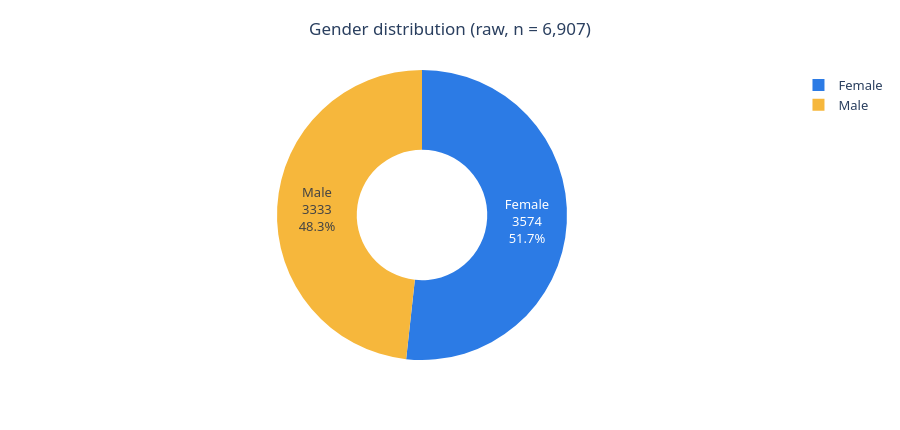
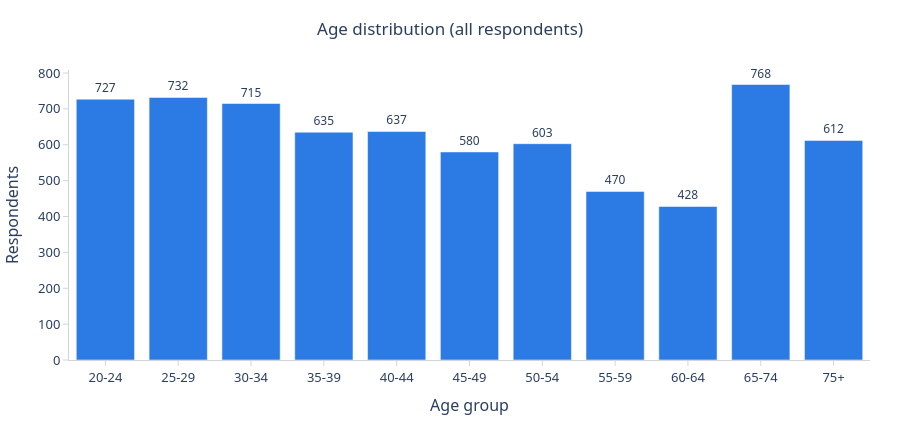
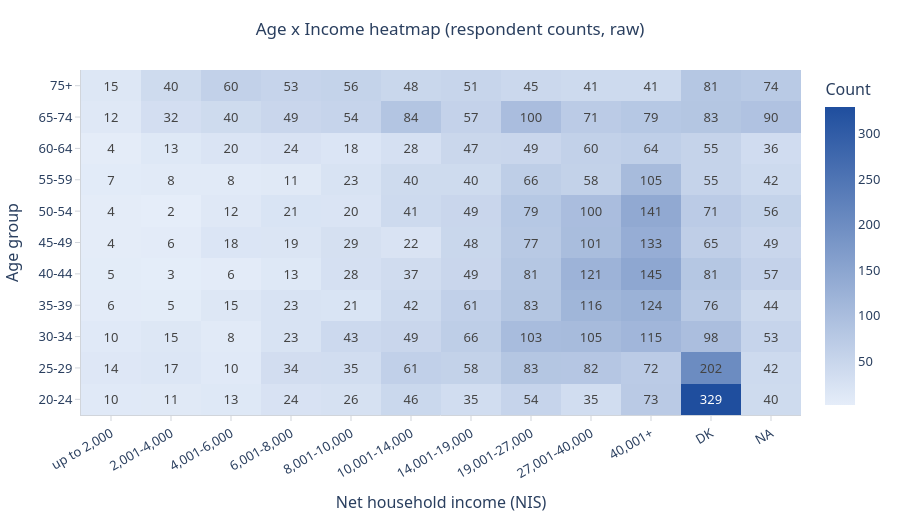
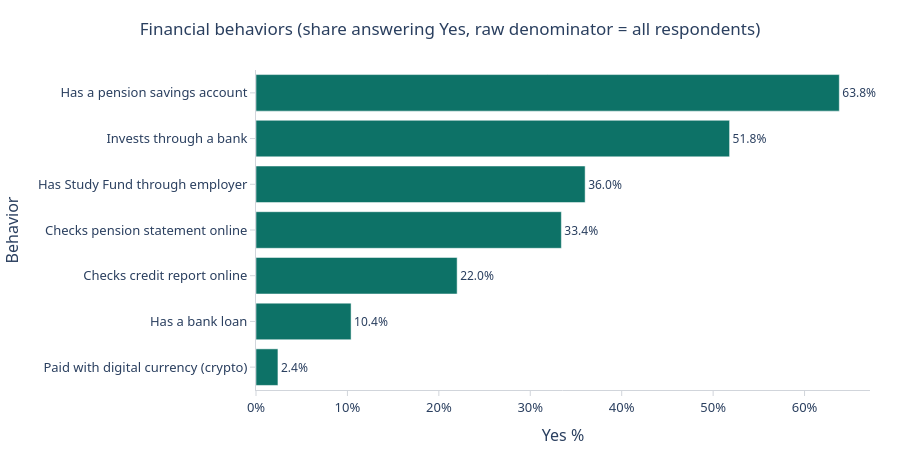

Here is the notebook cell these charts were saved with, in order:
### Code cell
# 4. Build all Plotly figures for the dashboard. Data used exactly as-is.

FIGS = {}

def _clean(fig, height=430):
    """Remove all gridlines and zero-lines; set consistent typography and margins."""
    fig.update_layout(
        height=height, margin=dict(t=70, r=30, b=70, l=60),
        font=dict(family="Segoe UI, Arial", size=13),
        title=dict(font=dict(size=17), x=0.5, xanchor="center"),
        plot_bgcolor="white", paper_bgcolor="white",
    )
    fig.update_xaxes(showgrid=False, zeroline=False, showline=True,
                     linecolor="#d1d5db", ticks="outside", tickcolor="#d1d5db")
    fig.update_yaxes(showgrid=False, zeroline=False, showline=True,
                     linecolor="#d1d5db", ticks="outside", tickcolor="#d1d5db")
    return fig

def _label_v(fig, series):
    """Attach value labels above vertical bars."""
    fig.update_traces(text=[f"{int(v):,}" for v in series], textposition="outside",
                      cliponaxis=False, textfont=dict(size=12))
    return fig

def register(key, fig):
    """Save fig in FIGS memory AND display it inline in the notebook."""
    FIGS[key] = fig
    fig.show()
    return fig

# --- Demographics
gender_counts = (df["Minn"].map({1: "Male", 2: "Female"}).fillna("Other/unspecified")
                 .value_counts().rename_axis("Gender").reset_index(name="Count"))
fig = px.pie(gender_counts, names="Gender", values="Count",
             title=f"Gender distribution (raw, n = {len(df):,})",
             color_discrete_sequence=["#2c7be5", "#f6b73c", "#9CA3AF"], hole=0.45)
fig.update_traces(textinfo="percent+label+value", textfont_size=13)
register("fig-gender", _clean(fig))

age_order = [AGE_LABELS[k] for k in sorted(AGE_LABELS)]
age_counts = (df["Gil"].map(AGE_LABELS).value_counts().reindex(age_order)
              .rename_axis("Age group").reset_index(name="Respondents"))
fig = px.bar(age_counts, x="Age group", y="Respondents",
             title="Age distribution (all respondents)")
# Fixed solid color instead of a gradient - avoids the near-white bars for the
# lowest counts which were unreadable.
fig.update_traces(marker_color="#2c7be5")
_label_v(fig, age_counts["Respondents"])
register("fig-age", _clean(fig))

# Age x Income HEATMAP (raw counts, all codes preserved as columns/rows)
# Y axis flipped: youngest at bottom, oldest at top - matches the natural
# "age grows upward" reading of a chart.
ages_labeled = df["Gil"].map({**AGE_LABELS, 888888: "DK", 999999: "NA"})
incs_labeled = df["HachnasaKoleletNeto"].map({**INCOME_LABELS, 888888: "DK", 999999: "NA"})
crosstab = pd.crosstab(ages_labeled, incs_labeled)
row_order = age_order + [x for x in ["DK", "NA"] if x in crosstab.index]
col_order = [INCOME_LABELS[k] for k in sorted(INCOME_LABELS)] + [x for x in ["DK", "NA"] if x in crosstab.columns]
crosstab = crosstab.reindex(index=[r for r in row_order if r in crosstab.index],
                             columns=[c for c in col_order if c in crosstab.columns])
fig = px.imshow(crosstab, text_auto=True, aspect="auto",
                origin="lower",  # 20-24 at bottom, 75+ at top
                color_continuous_scale=[[0, "#e5edf9"], [1, "#1f4e9e"]],  # darker range
                labels=dict(x="Net household income (NIS)", y="Age group", color="Count"),
                title="Age x Income heatmap (respondent counts, raw)")
fig.update_layout(xaxis_tickangle=-30)
register("fig-heatmap", _clean(fig, height=520))

# --- Financial Behavior
records = []
for var, label in BEHAVIOR_ITEMS:
    yes_pct = round(float((df[var] == 1).mean() * 100), 1)
    records.append({"Behavior": label, "Yes %": yes_pct})
behavior_df = pd.DataFrame(records).sort_values("Yes %")
fig = px.bar(behavior_df, x="Yes %", y="Behavior", orientation="h",
             title="Financial behaviors (share answering Yes, raw denominator = all respondents)")
fig.update_traces(marker_color="#0d7267",
                  text=[f"{v}%" for v in behavior_df["Yes %"]],
                  textposition="outside", cliponaxis=False, textfont=dict(size=12))
fig.update_layout(xaxis_ticksuffix="%")
register("fig-behaviors", _clean(fig, height=460))

sat_map_raw = {**SAT_LABELS, 888888: "Don't know (888888)"}
sat_order = [SAT_LABELS[k] for k in sorted(SAT_LABELS)] + ["Don't know (888888)"]
sat_counts = (df["MerutzeTichnunFinPrisha"].map(sat_map_raw)
              .value_counts().reindex(sat_order)
              .rename_axis("Satisfaction").reset_index(name="Respondents"))
fig = px.bar(sat_counts, x="Satisfaction", y="Respondents",
             title="Satisfaction with retirement financial planning (raw)",
             color="Respondents", color_continuous_scale="RdYlGn_r")
fig.update_layout(coloraxis_showscale=False)
_label_v(fig, sat_counts["Respondents"])
register("fig-satisfaction", _clean(fig))

lo_map_raw = {**LEFTOVER_LABELS, 888888: "Don't know (888888)"}
lo_order = [LEFTOVER_LABELS[k] for k in sorted(LEFTOVER_LABELS)] + ["Don't know (888888)"]
lo_counts = (df["NisharKesef"].map(lo_map_raw).value_counts().reindex(lo_order)
             .rename_axis("End of month status").reset_index(name="Respondents"))
fig = px.bar(lo_counts, x="End of month status", y="Respondents",
             title="Financial slack at end of month (raw)",
             color="Respondents", color_continuous_scale="RdYlGn_r")
fig.update_layout(coloraxis_showscale=False, xaxis_tickangle=-15)
_label_v(fig, lo_counts["Respondents"])
register("fig-leftover", _clean(fig))

# --- Retirement Readiness
by_age_series = df.groupby(df["Gil"].map(AGE_LABELS))["MerutzeTichnunFinPrisha"].apply(
    lambda s: (s.isin([3, 4]).sum() / len(s) * 100)).reindex(age_order)
by_age_df = by_age_series.rename_axis("Age group").reset_index(name="Not satisfied (%)")
fig = px.line(by_age_df, x="Age group", y="Not satisfied (%)", markers=True,
              text=[f"{v:.0f}%" for v in by_age_df["Not satisfied (%)"]],
              title="Share NOT satisfied with retirement financial planning, by age (raw)")
fig.update_traces(line=dict(color="#e55353", width=3), marker=dict(size=10),
                  textposition="top center", textfont=dict(size=11, color="#111827"))
fig.update_layout(yaxis_ticksuffix="%", yaxis_range=[0, 100])
register("fig-satage", _clean(fig))

by_inc_series = df.groupby(df["HachnasaKoleletNeto"].map(INCOME_LABELS))[
    "HisachonPensyoni"].apply(lambda s: (s == 1).sum() / len(s) * 100).reindex(
    [INCOME_LABELS[k] for k in sorted(INCOME_LABELS)])
by_inc_df = by_inc_series.rename_axis("Income band").reset_index(name="Coverage (%)")
fig = px.bar(by_inc_df, x="Income band", y="Coverage (%)",
             title="Pension savings coverage by household net income (raw)")
fig.update_traces(marker_color="#2c7be5",
                  text=[f"{v:.0f}%" for v in by_inc_df["Coverage (%)"]],
                  textposition="outside", cliponaxis=False, textfont=dict(size=12))
fig.update_layout(xaxis_tickangle=-30, yaxis_ticksuffix="%")
register("fig-coverage", _clean(fig, height=490))

opt_map_raw = {**OPTIMISM_LABELS, 888888: "Don't know (888888)"}
opt_order = [OPTIMISM_LABELS[k] for k in sorted(OPTIMISM_LABELS)] + ["Don't know (888888)"]
opt_counts = (df["OptimiyutKalkalit"].map(opt_map_raw).value_counts().reindex(opt_order)
              .rename_axis("Economic outlook").reset_index(name="Respondents"))
fig = px.pie(opt_counts, names="Economic outlook", values="Respondents",
             title="Economic optimism (raw)", hole=0.4,
             color_discrete_sequence=["#4CAF50", "#9E9E9E", "#E53935", "#6b7280"])
fig.update_traces(textinfo="percent+label+value", textfont_size=13)
register("fig-optimism", _clean(fig))

# SCATTER: Age band vs Income band, size = count. Both variables are ordinal codes,
# so a scatter of joint distribution is shown as a bubble matrix.
grid = (pd.crosstab(df["Gil"], df["HachnasaKoleletNeto"]).stack()
        .rename("Count").reset_index())
grid = grid[grid["Count"] > 0].copy()
grid["Age group"] = grid["Gil"].map({**AGE_LABELS, 888888: "DK", 999999: "NA"})
grid["Income"] = grid["HachnasaKoleletNeto"].map({**INCOME_LABELS, 888888: "DK", 999999: "NA"})
scatter_ao = age_order + [x for x in ["DK", "NA"] if x in set(grid["Age group"])]
scatter_io = [INCOME_LABELS[k] for k in sorted(INCOME_LABELS)] + [
    x for x in ["DK", "NA"] if x in set(grid["Income"])]
fig = px.scatter(grid, x="Income", y="Age group", size="Count", color="Count",
                 color_continuous_scale="Viridis", size_max=42,
                 title="Age x Income scatter (bubble size = respondent count, raw)",
                 category_orders={"Income": scatter_io, "Age group": scatter_ao})
fig.update_layout(xaxis_tickangle=-30)
register("fig-scatter", _clean(fig, height=520))

# --- Retirement financial planning satisfaction by age (heatmap-style)
# Retirement gauge is added separately (built at page-load in JS).

print("Plotly figures built:", len(FIGS))

### Figure 1 — Plotly figure (JSON) as saved in the notebook; plotly's stock layout.template omitted (floating-point values rounded to 4 significant figures)
{"data": [{"domain": {"x": [0, 1], "y": [0, 1]}, "hole": 0.45, "hovertemplate": "Gender=%{label}<br>Count=%{value}<extra></extra>", "labels": ["Female", "Male"], "legendgroup": "", "name": "", "showlegend": true, "textfont": {"size": 13}, "textinfo": "percent+label+value", "type": "pie", "values": [3574, 3333]}], "layout": {"font": {"family": "Segoe UI, Arial", "size": 13}, "height": 430, "legend": {"tracegroupgap": 0}, "margin": {"b": 70, "l": 60, "r": 30, "t": 70}, "paper_bgcolor": "white", "piecolorway": ["#2c7be5", "#f6b73c", "#9CA3AF"], "plot_bgcolor": "white", "title": {"font": {"size": 17}, "text": "Gender distribution (raw, n = 6,907)", "x": 0.5, "xanchor": "center"}, "xaxis": {"linecolor": "#d1d5db", "showgrid": false, "showline": true, "tickcolor": "#d1d5db", "ticks": "outside", "zeroline": false}, "yaxis": {"linecolor": "#d1d5db", "showgrid": false, "showline": true, "tickcolor": "#d1d5db", "ticks": "outside", "zeroline": false}}}

### Figure 2 — Plotly figure (JSON) as saved in the notebook; plotly's stock layout.template omitted (floating-point values rounded to 4 significant figures)
{"data": [{"cliponaxis": false, "hovertemplate": "Age group=%{x}<br>Respondents=%{y}<extra></extra>", "legendgroup": "", "marker": {"color": "#2c7be5", "pattern": {"shape": ""}}, "name": "", "orientation": "v", "showlegend": false, "text": ["727", "732", "715", "635", "637", "580", "603", "470", "428", "768", "612"], "textfont": {"size": 12}, "textposition": "outside", "type": "bar", "x": ["20-24", "25-29", "30-34", "35-39", "40-44", "45-49", "50-54", "55-59", "60-64", "65-74", "75+"], "xaxis": "x", "y": [727, 732, 715, 635, 637, 580, 603, 470, 428, 768, 612], "yaxis": "y"}], "layout": {"barmode": "relative", "font": {"family": "Segoe UI, Arial", "size": 13}, "height": 430, "legend": {"tracegroupgap": 0}, "margin": {"b": 70, "l": 60, "r": 30, "t": 70}, "paper_bgcolor": "white", "plot_bgcolor": "white", "title": {"font": {"size": 17}, "text": "Age distribution (all respondents)", "x": 0.5, "xanchor": "center"}, "xaxis": {"anchor": "y", "domain": [0, 1], "linecolor": "#d1d5db", "showgrid": false, "showline": true, "tickcolor": "#d1d5db", "ticks": "outside", "title": {"text": "Age group"}, "zeroline": false}, "yaxis": {"anchor": "x", "domain": [0, 1], "linecolor": "#d1d5db", "showgrid": false, "showline": true, "tickcolor": "#d1d5db", "ticks": "outside", "title": {"text": "Respondents"}, "zeroline": false}}}

### Figure 3 — Plotly figure (JSON) as saved in the notebook; plotly's stock layout.template omitted (floating-point values rounded to 4 significant figures; data arrays with more than 128 entries replaced by an {"elided": "..."} marker saying what was removed)
{"data": [{"coloraxis": "coloraxis", "hovertemplate": "Net household income (NIS): %{x}<br>Age group: %{y}<br>Count: %{z}<extra></extra>", "name": "0", "texttemplate": "%{z}", "type": "heatmap", "x": ["up to 2,000", "2,001-4,000", "4,001-6,000", "6,001-8,000", "8,001-10,000", "10,001-14,000", "14,001-19,000", "19,001-27,000", "27,001-40,000", "40,001+", "DK", "NA"], "xaxis": "x", "y": ["20-24", "25-29", "30-34", "35-39", "40-44", "45-49", "50-54", "55-59", "60-64", "65-74", "75+"], "yaxis": "y", "z": {"elided": "11x12 int values"}}], "layout": {"coloraxis": {"colorbar": {"title": {"text": "Count"}}, "colorscale": [[0, "#e5edf9"], [1, "#1f4e9e"]]}, "font": {"family": "Segoe UI, Arial", "size": 13}, "height": 520, "margin": {"b": 70, "l": 60, "r": 30, "t": 70}, "paper_bgcolor": "white", "plot_bgcolor": "white", "title": {"font": {"size": 17}, "text": "Age x Income heatmap (respondent counts, raw)", "x": 0.5, "xanchor": "center"}, "xaxis": {"anchor": "y", "domain": [0, 1], "linecolor": "#d1d5db", "showgrid": false, "showline": true, "tickangle": -30, "tickcolor": "#d1d5db", "ticks": "outside", "title": {"text": "Net household income (NIS)"}, "zeroline": false}, "yaxis": {"anchor": "x", "autorange": true, "domain": [0, 1], "linecolor": "#d1d5db", "showgrid": false, "showline": true, "tickcolor": "#d1d5db", "ticks": "outside", "title": {"text": "Age group"}, "zeroline": false}}}

### Figure 4 — Plotly figure (JSON) as saved in the notebook; plotly's stock layout.template omitted (floating-point values rounded to 4 significant figures)
{"data": [{"cliponaxis": false, "hovertemplate": "Yes %=%{x}<br>Behavior=%{y}<extra></extra>", "legendgroup": "", "marker": {"color": "#0d7267", "pattern": {"shape": ""}}, "name": "", "orientation": "h", "showlegend": false, "text": ["2.4%", "10.4%", "22.0%", "33.4%", "36.0%", "51.8%", "63.8%"], "textfont": {"size": 12}, "textposition": "outside", "type": "bar", "x": [2.4, 10.4, 22.0, 33.4, 36.0, 51.8, 63.8], "xaxis": "x", "y": ["Paid with digital currency (crypto)", "Has a bank loan", "Checks credit report online", "Checks pension statement online", "Has Study Fund through employer", "Invests through a bank", "Has a pension savings account"], "yaxis": "y"}], "layout": {"barmode": "relative", "font": {"family": "Segoe UI, Arial", "size": 13}, "height": 460, "legend": {"tracegroupgap": 0}, "margin": {"b": 70, "l": 60, "r": 30, "t": 70}, "paper_bgcolor": "white", "plot_bgcolor": "white", "title": {"font": {"size": 17}, "text": "Financial behaviors (share answering Yes, raw denominator = all respondents)", "x": 0.5, "xanchor": "center"}, "xaxis": {"anchor": "y", "domain": [0, 1], "linecolor": "#d1d5db", "showgrid": false, "showline": true, "tickcolor": "#d1d5db", "ticks": "outside", "ticksuffix": "%", "title": {"text": "Yes %"}, "zeroline": false}, "yaxis": {"anchor": "x", "domain": [0, 1], "linecolor": "#d1d5db", "showgrid": false, "showline": true, "tickcolor": "#d1d5db", "ticks": "outside", "title": {"text": "Behavior"}, "zeroline": false}}}
